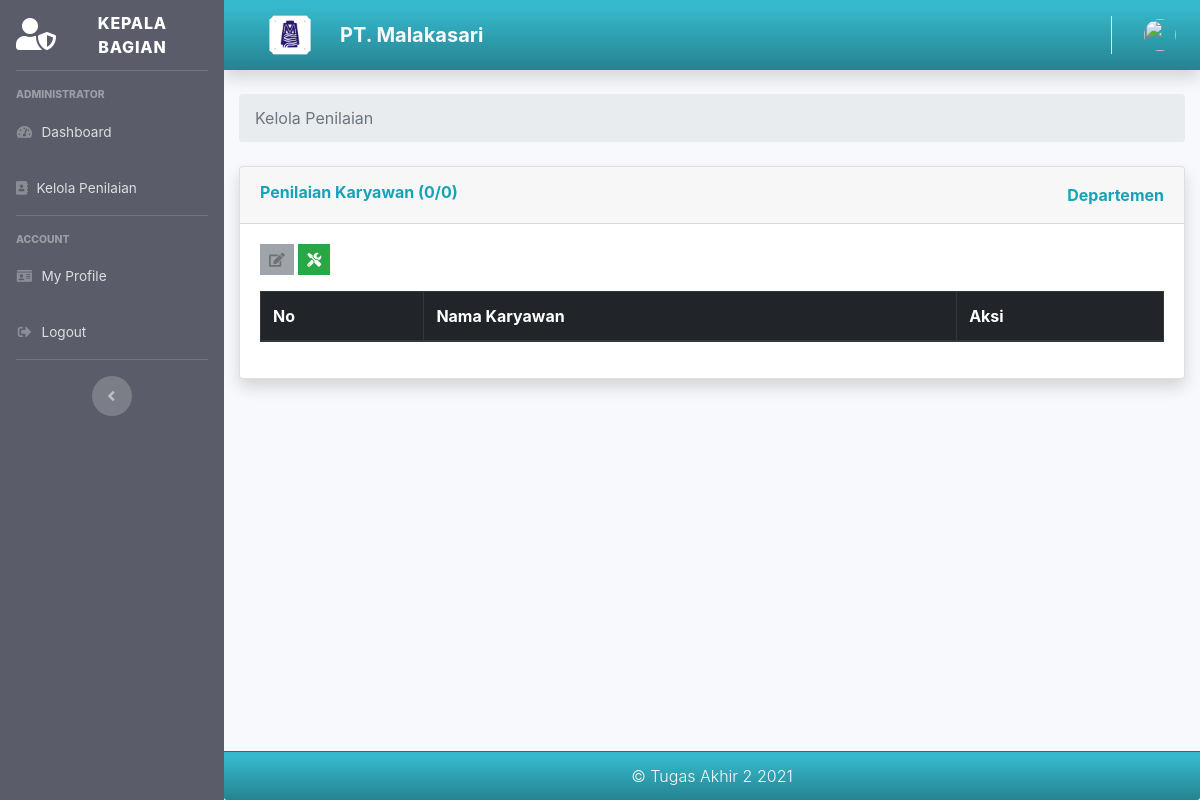
The app's page /index.php/kepala_bagian/kelola_penilaian, older data.
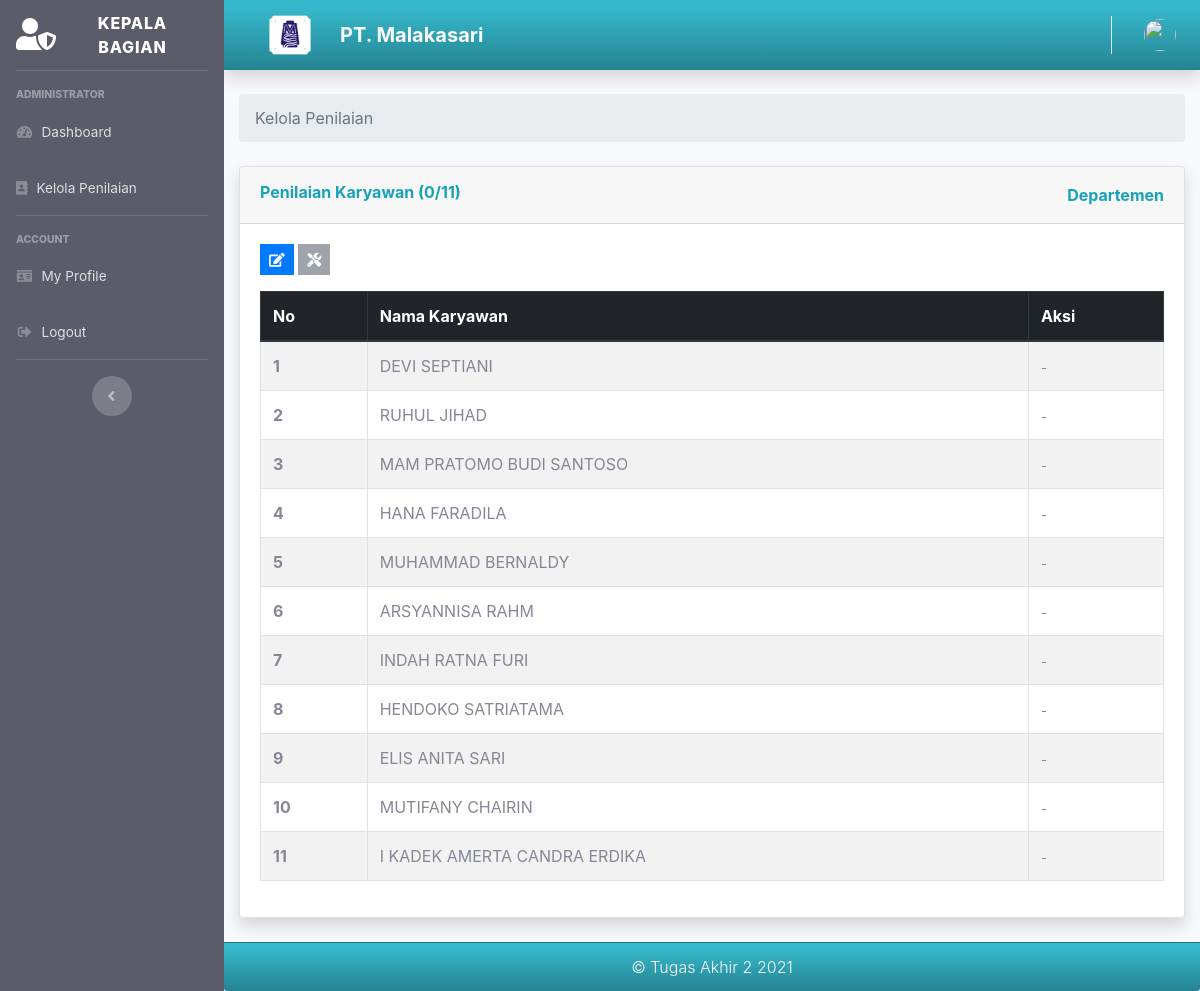
The same page, newer data.
### tables this page shows
CREATE TABLE `tb_karyawan` (
  `NIK` varchar(16) NOT NULL,
  `nama_karyawan` varchar(30) NOT NULL,
  `jenis_kelamin` char(1) NOT NULL,
  `tempat_lahir` varchar(20) NOT NULL,
  `tgl_lahir` date NOT NULL,
  `alamat` varchar(50) NOT NULL,
  `jabatan` varchar(15) NOT NULL,
  `status` varchar(20) NOT NULL
);

### application/controllers/Kepala_bagian.php (called while the page is built, shortened)
<?php
class Kepala_bagian extends CI_Controller
{
    public function __construct()
    {
        $this->load->model('Kriteria_model');
        $this->load->model('Kabag_model');
        $this->load->model('Karyawan_model');
        $this->load->model('Penilaian_model');
        $this->load->model('Peringkat_model');
    }
    public function kelola_penilaian()
    {
        $data['departemen'] = $this->Kabag_model->getDepartemenKabag($this->session->userdata('role_id'));
        $data['user'] = $this->db->get_where('user', ['email' => $this->session->userdata('email')])->row_array();
        $data['title'] = 'Tambah Penilaian';
        $data['allkarywan'] = $this->Karyawan_model->getDataKaryawanDepatemenAll($data['departemen']);
        $data['karyawan'] = $this->Karyawan_model->getDataKaryawanDiNilai($data['departemen']);
        $data['totalKaryawan'] = $this->Karyawan_model->CountAllKaryawanByDepartmen($data['departemen']);
        $data['kriteria'] = $this->Kriteria_model->getKriteria();
        $this->load->view('templates/kabag_header', $data);
        $this->load->view('templates/kabag_sidebar', $data);
        $this->load->view('templates/kabag_topbar', $data);
        $this->load->view('kepala_bagian/kelola_penilaian', $data);
        $this->load->view('templates/kabag_footer', $data);
    }
}

### index.php (called while the page is built, shortened)
<?php
require_once BASEPATH.'core/CodeIgniter.php';

### application/models/Karyawan_model.php (called while the page is built, shortened)
<?php
class Karyawan_model extends CI_Model
{
    public function getDataKaryawanDiNilai($departemen)
    {
        $this->db->select('*');
        $this->db->from('tb_karyawan');
        $this->db->where('status', date("Y"));
        $this->db->where('departemen', $departemen);
        $query = $this->db->get();
        return $query->result_array();
    }
    public function getDataKaryawanDepatemenAll($departemen)
    {
        $this->db->select('*');
        $this->db->from('tb_karyawan');
        $this->db->where('departemen', $departemen);
        $query = $this->db->get();
        return $query->result_array();
    }
    public function CountAllKaryawanByDepartmen($departemen)
    {
        $this->db->where('departemen', $departemen);
        return $this->db->count_all_results('tb_karyawan');
    }
}

### application/views/kepala_bagian/kelola_penilaian.php (the view, shortened to what the changed rows need)
<div class="container-fluid">
    <div class="card shadow mb-4">
        <div class="card-header py-3">
            <div class="d-flex flex-row justify-content-between">
                <div class="bd-highlight">
                    <h6 class="m-0 font-weight-bold text-info">Penilaian Karyawan (<?= count($karyawan); ?>/<?= $totalKaryawan; ?>)</h6>
                </div>
            </div>
        </div>
        <div class="card-body">
            <?php if (count($karyawan) == $totalKaryawan) { ?>
                <a class="btn btn-secondary btn-sm rounded-0 mb-3 disabled" type="a" data-toggle="tooltip" data-placement="top" title="Input"><i class="fa fa-edit"></i></a>
                <a class="btn btn-success btn-sm rounded-0 mb-3" type="a" data-toggle="tooltip" data-placement="top" title="Hitung Penilaian" href="<?= base_url('kepala_bagian/hitung'); ?>"><i class="fas fa-tools"></i></a>
            <?php } else { ?>
                <a class="btn btn-primary btn-sm rounded-0 mb-3" type="a" data-toggle="tooltip" data-placement="top" title="Input" href="<?= base_url('kepala_bagian/tambah_penilaian'); ?>"><i class="fa fa-edit"></i></a>
                <a class="btn btn-secondary btn-sm rounded-0 mb-3 disabled" type="a" data-toggle="tooltip" data-placement="top" title="Hitung Penilaian" href="#"><i class="fas fa-tools"></i></a>
            <?php } ?>
            <table id="example" class="table table-striped table-bordered" style="width:100%">
                <thead class="thead-dark">
                    <tr>
                        <th scope="col">No</th>
                        <th scope="col">Nama Karyawan</th>
                        <th scope="col">Aksi</th>
                    </tr>
                </thead>
                <tbody>
                    <?php
                    $i = 1;
                    foreach ($allkarywan as $d) {
                        echo '
                                <tr>
                                <th scope="row">' . $i . '</th>
                                <td>' . $d['nama_karyawan'] . '</td>';
                        $subkriteria = $this->Kriteria_model->getSubKriteriaByID($d['id_karyawan']);
                        if (!empty($subkriteria)) {
                            foreach ($subkriteria as $s) {
                                echo '<td>' . $s['nama_sub_kriteria'] . '</td>';
                            }
                            $rank = $this->Karyawan_model->CekKaryawanOnRank($d['id_karyawan'], $departemen);
                            if (empty($rank)) {
                                echo '
                                            <td>
                                                <a class="btn btn-success btn-sm" data-toggle="tooltip" data-placement="top" title="Edit" href="' . base_url('kepala_bagian/ubah_penilaian/' . $d['id_karyawan']) . '">
                                                    <i class="fa fa-edit"></i>
                                                </a>
                                                 <a class="btn btn-danger btn-sm tombol-hapus-penilaian" type="button" data-toggle="tooltip" data-placement="top" title="Delete" href="' . base_url('kepala_bagian/delete_penilaian/' . $d['id_karyawan']) . '">
                                                    <i class="fa fa-trash"></i>
                                                </a>
                                            </td>';
                            } else {
                                echo '
                                            <td>
                                                <a class="btn btn-secondary btn-sm" data-toggle="tooltip" data-placement="top" title="Disbled" href="#">
                                                    <i class="fa fa-edit"></i>
                                                </a>
                                                <a class="btn btn-secondary btn-sm" data-toggle="tooltip" data-placement="top" title="Disbled" href="#">
                                                    <i class="fa fa-trash"></i>
                                                </a>
                                            </td>';
                            }
                        } else {
                            echo '<td><small>-</small></td>';
                        }
                        echo '</tr>';
                        $i++;
                    } ?>
                </tbody>
            </table>
        </div>
    </div>
</div>
</div>

Row changes from the older to the newer data that the page shows:
added tb_karyawan: nama_karyawan "DEVI SEPTIANI"
added tb_karyawan: nama_karyawan "RUHUL JIHAD"
added tb_karyawan: nama_karyawan "MAM PRATOMO BUDI SANTOSO"
added tb_karyawan: nama_karyawan "HANA FARADILA"
added tb_karyawan: nama_karyawan "MUHAMMAD BERNALDY"
added tb_karyawan: nama_karyawan "ARSYANNISA RAHM"
added tb_karyawan: nama_karyawan "INDAH RATNA FURI"
added tb_karyawan: nama_karyawan "HENDOKO SATRIATAMA"
added tb_karyawan: nama_karyawan "ELIS ANITA SARI"
added tb_karyawan: nama_karyawan "MUTIFANY CHAIRIN"
added tb_karyawan: nama_karyawan "I KADEK AMERTA CANDRA ERDIKA"
Text that changed along with them:
$totalKaryawan: "0" → "11"
